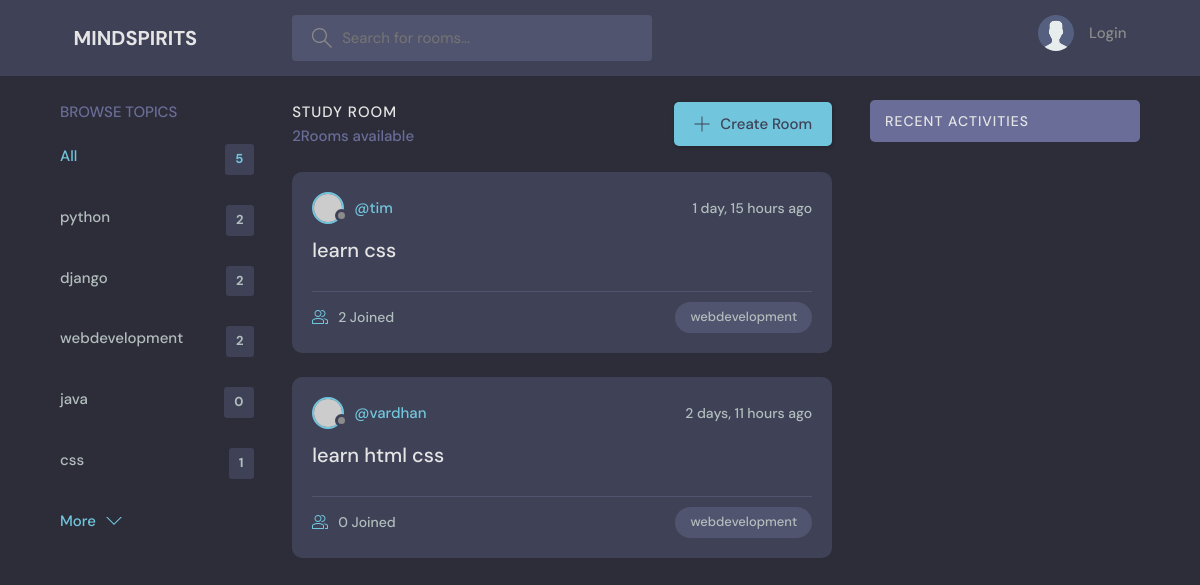
/?q=webdevelopment, run on the app's committed database.
### base/models.py (models this page shows, shortened)
class topic(models.Model):
    name=models.CharField(max_length=200)

class Room(models.Model):
    host=models.ForeignKey(User,on_delete=models.SET_NULL,null=True)
    topic=models.ForeignKey(topic,on_delete=models.SET_NULL,null=True)
    name=models.CharField(max_length=200)
    description=models.TextField(null=True,blank=True)
    participants=models.ManyToManyField(User,related_name='participants',blank=True)
    updated=models.DateTimeField(auto_now=True)
    created=models.DateTimeField(auto_now_add=True)
    class Meta:
        ordering=['-updated','-created']

### base/views.py (the view)
# urls.py: path('',views.homemain,name='home'),
def homemain(request):
    q=request.GET.get('q') if request.GET.get('q') != None else ''
    rooms=Room.objects.filter(
        Q(topic__name__icontains=q)|
        Q(name__icontains=q) |
        Q(description__icontains=q)
    )
    Topic =topic.objects.all()
    room_count=rooms.count()
    room_messages=message.objects.filter(Q(room__topic__name__icontains=q))
    context = {'rooms': rooms,'topics':Topic,'room_count':room_count,'room_messages':room_messages}
    return render(request,'base/home.html', context)

### base/templates/base/home.html (shortened to what this page needs)
{%extends 'main.html' %}
{%block content%}
<main class="layout layout--3">
  <div class="container">
    {% include 'base/topics_component.html' %}
    <div class="roomList">
      <div class="roomList__header">
        <div>
          <h2>Study Room</h2>
          <p>{{room_count}}Rooms available</p>
        </div>
        <a class="btn btn--main" href="{% url 'create_room' %}">
          <svg version="1.1" xmlns="http://www.w3.org/2000/svg" width="32" height="32" viewBox="0 0 32 32">
            <title>add</title>
            <path
              d="M16.943 0.943h-1.885v14.115h-14.115v1.885h14.115v14.115h1.885v-14.115h14.115v-1.885h-14.115v-14.115z"
            ></path>
          </svg>
          Create Room
        </a>
      </div>
      {%include 'base/feed_component.html' %}
    </div>
    {%include 'base/activity_component.html' %}
  </div>
</main>
{%endblock%}

### base/templates/base/topics_component.html
<div class="topics">
    <div class="topics__header">
        <h2>Browse Topics</h2>
    </div>
    <ul class="topics__list">
        <li>
        <a href="{%url 'home' %}" class="active">All <span>{{topics.count}}</span></a>
        </li>
        {%for topic in topics %}
        <li>
        <a href="{% url 'home' %}?q={{topic.name}}">{{topic.name}} <span>{{topic.room_set.all.count}}</span></a>
        </li>
        {%endfor%}
    </ul>
    <a class="btn btn--link" href="topics.html">
        More
        <svg version="1.1" xmlns="http://www.w3.org/2000/svg" width="32" height="32" viewBox="0 0 32 32">
        <title>chevron-down</title>
        <path d="M16 21l-13-13h-3l16 16 16-16h-3l-13 13z"></path>
        </svg>
    </a>
</div>

### base/templates/base/feed_component.html (shortened to what this page needs)
{% for room in rooms %}
<div class="roomListRoom">
    <div class="roomListRoom__header">
      <a href="{%url 'user-profile' room.host.id %}" class="roomListRoom__author">
        <div class="avatar avatar--small">
          <img src="https://randomuser.me/api/portraits/women/11.jpg" />
        </div>
        <span>@{{room.host.username}}</span>
      </a>
      <div class="roomListRoom__actions">
        <span>{{room.created|timesince}} ago</span>
      </div>
    </div>
    <div class="roomListRoom__content">
      <a href="{%url 'room' room.id %}">{{room.name}}</a>
    </div>
    <div class="roomListRoom__meta">
      <a href="{%url 'room' room.id %}" class="roomListRoom__joined">
        {{room.participants.all.count}} Joined
      </a>
      <p class="roomListRoom__topic">{{room.topic.name}}</p>
    </div>
</div>
{%endfor%}

### static/styles/style.css (style rules this page uses)
:root { --color-main: #71c6dd; --color-main-light: #e1f6fb; --color-dark: #3f4156; --color-dark-medium: #51546e; --color-dark-light: #696d97; --color-light: #e5e5e5; --color-gray: #8b8b8b; --color-light-gray: #b2bdbd; --color-bg: #2d2d39; --color-success: #5dd693; --color-error: #fc4b0b; }
* { font-family: "DM Sans", -apple-system, BlinkMacSystemFont, "Segoe UI", Roboto, Oxygen, Ubuntu, Cantarell, "Open Sans", "Helvetica Neue", sans-serif; margin: 0; padding: 0; box-sizing: border-box; text-rendering: optimizeLegibility; font-size: inherit; }
html { font-size: 56.25%; }
@media only screen and (min-width: 1200px) { html { font-size: 62.5%; } }
body { line-height: 1.6; font-weight: 400; font-size: 1.5rem; color: var(--color-light-gray); background-color: var(--color-bg); min-height: 100vh; }
img { width: 100%; }
a { display: inline-block; color: var(--color-main); text-decoration: none; }
.container { max-width: 120rem; width: 90%; margin: auto; }
.btn { background-color: transparent; border: none; display: inline-flex; align-items: center; gap: 1rem; cursor: pointer; transition: all ease-in-out 0.3s; padding: 1rem 2rem; border-radius: 5px; box-shadow: 1px 1px 3px 1px rgba(0, 0, 0, 0.15); font-weight: 500; }
.btn--link { border-radius: 0; padding: 0; color: var(--color-main); box-shadow: none; }
.btn--main { background-color: var(--color-main); color: var(--color-dark); }
.btn > svg { fill: currentColor; width: 1.6rem; height: 1.6rem; }
.avatar { position: relative; display: inline-block; border-radius: 50%; border: 2px solid var(--color-main); }
.avatar img { display: block; border-radius: 50%; object-fit: cover; object-position: center; }
.avatar::after { content: ""; display: block; position: absolute; background-color: var(--color-gray); z-index: 111; border-radius: 50%; border: 0.3rem solid var(--color-dark); }
.avatar.avatar--small img { width: 2.8rem; height: 2.8rem; }
.avatar.avatar--small:after { width: 0.7rem; height: 0.7rem; bottom: 0px; right: -6px; }
.layout { margin-top: 2.4rem; }
.layout > .container { display: flex; justify-content: space-between; align-items: flex-start; }
.layout--3 > .container > div:first-child { flex-basis: 18%; max-width: 22.5rem; }
.layout--3 > .container > div:nth-child(2) { flex-basis: 50%; }
.topics__header { margin-bottom: 2rem; }
.topics__header h2 { text-transform: uppercase; font-weight: 500; color: var(--color-dark-light); }
.topics__list { list-style: none; }
.topics__list li a { display: flex; justify-content: space-between; margin-bottom: 3rem; font-weight: 500; color: var(--color-light-gray); transition: all 0.3s ease-in-out; }
.topics__list li a.active, .topics__list li a:hover { color: var(--color-main); }
.topics__list li a span { padding: 0.5rem 1rem; background-color: var(--color-dark); border-radius: 3px; font-size: 1.3rem; font-weight: 700; letter-spacing: 1px; }
.roomList__header { display: flex; justify-content: space-between; align-items: center; margin-bottom: 2.4rem; }
.roomList__header h2 { text-transform: uppercase; font-weight: 500; color: var(--color-light); letter-spacing: 1px; }
.roomList__header p { font-weight: 500; color: var(--color-dark-light); }
.roomListRoom { margin-bottom: 2.4rem; background-color: var(--color-dark); border-radius: 1rem; padding: 2rem; }
.roomListRoom__header { display: flex; justify-content: space-between; align-items: center; }
.roomListRoom__author { font-weight: 500; display: flex; align-items: center; gap: 1rem; }
.roomListRoom__actions { display: flex; align-items: flex-start; gap: 1rem; position: relative; }
.roomListRoom__actions span { font-size: 1.4rem; font-weight: 500; }
.roomListRoom__content { margin: 1rem 0; }
.roomListRoom__content a { font-size: 2rem; font-weight: 500; margin-bottom: 1.5rem; color: var(--color-light); transition: all 0.3s ease-in-out; }
.roomListRoom__meta { border-top: 1px solid var(--color-dark-medium); padding-top: 1rem; display: flex; align-items: center; justify-content: space-between; }
.roomListRoom__joined { color: var(--color-light-gray); display: flex; align-items: center; gap: 1rem; font-size: 1.4rem; font-weight: 500; }
.roomListRoom__joined svg { fill: var(--color-main); width: 1.6rem; height: 1.6rem; }
.roomListRoom__topic { padding: 5px 1.5rem; background-color: var(--color-dark-medium); border-radius: 5rem; font-weight: 500; font-size: 1.3rem; }

### data on the page
topic: name "python", room_set.all.count "2"
topic: name "django", room_set.all.count "2"
topic: name "webdevelopment", room_set.all.count "2"
topic: name "java", room_set.all.count "0"
topic: name "css", room_set.all.count "1"
Room: host.username "tim", created "1 day, 15 hours", name "learn css", participants.all.count "2", topic.name "webdevelopment"
Room: host.username "vardhan", created "2 days, 11 hours", name "learn html css", participants.all.count "0", topic.name "webdevelopment"

### other printed values
{{ topics.count }} "5"
{{ room_count }} "2"
